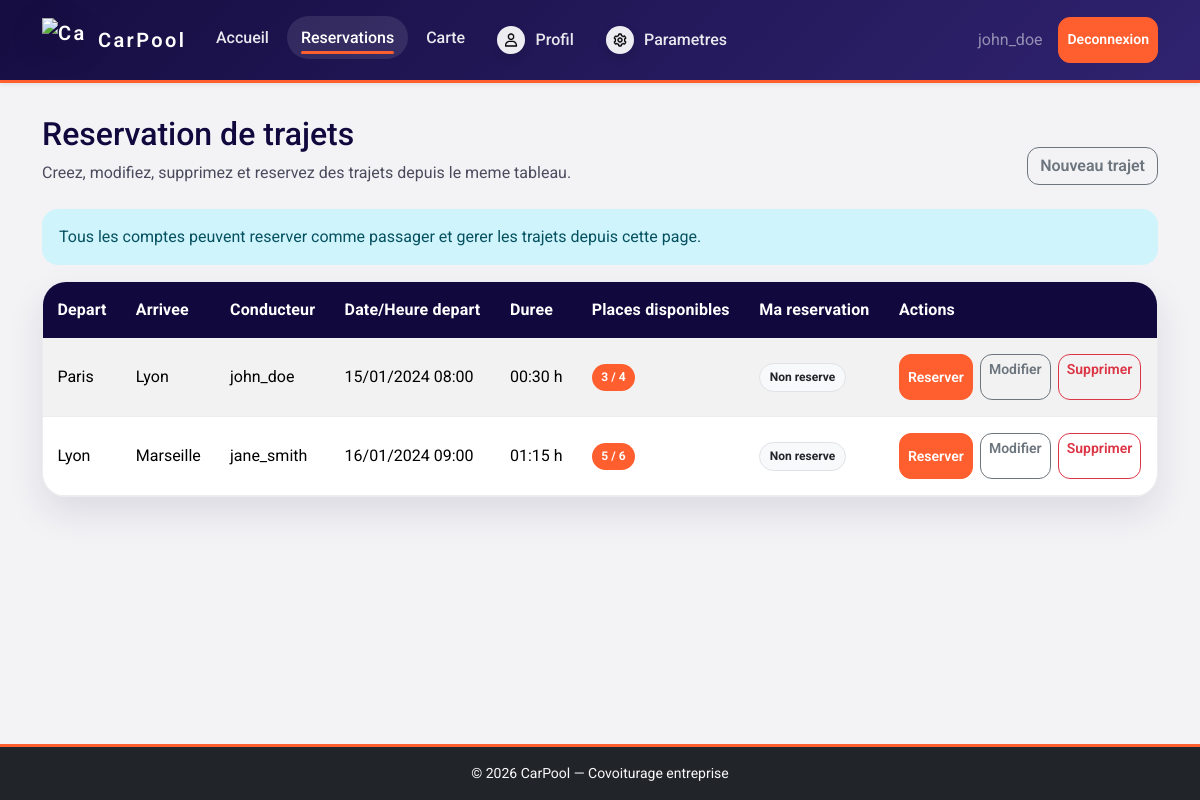
Screenshot of /index.php?page=Reservation (signed in) with the database file from the repository.
### tables this page shows
CREATE TABLE journeys (
                          journeys_id INT PRIMARY KEY AUTO_INCREMENT,
                          travel_time TIME NOT NULL,
                          start VARCHAR(255) NOT NULL,
                          final VARCHAR(255) NOT NULL,
                          start_of_hours DATETIME NOT NULL,
                          end_of_hours DATETIME NOT NULL
);

CREATE TABLE users (
                       users_id INT PRIMARY KEY AUTO_INCREMENT,
                       user_name VARCHAR(100) NOT NULL,
                       user_password VARCHAR(255) NOT NULL,
                       user_email VARCHAR(150) NOT NULL UNIQUE
);

CREATE TABLE conductors (
                            conductors_id INT PRIMARY KEY AUTO_INCREMENT,
                            place_available INT NOT NULL CHECK (place_available >= 0),
                            users_id INT NOT NULL UNIQUE,
                            CONSTRAINT fk_conductors_users FOREIGN KEY (users_id)
                                REFERENCES users(users_id) ON DELETE CASCADE
);

### public/Reservation.php (the view, shortened to what this page needs)
<?php
$pdo = getDB();
$journeys = $pdo->query('
    SELECT j.journeys_id, j.start, j.final, j.travel_time, j.start_of_hours, j.end_of_hours,
           u.user_name AS conducteur_nom, c.place_available, c.conductors_id
    FROM journeys j
    JOIN CONDUIRE cd ON j.journeys_id = cd.journeys_id
    JOIN conductors c ON cd.conductors_id = c.conductors_id
    JOIN users u ON c.users_id = u.users_id
    ORDER BY j.start_of_hours ASC
')->fetchAll();
$reservationCounts = [];
if ($journeys) {
    $ids = array_column($journeys, 'journeys_id');
    $placeholders = implode(',', array_fill(0, count($ids), '?'));
    $countStmt = $pdo->prepare("SELECT journeys_id, COUNT(*) AS cnt FROM ASSO4 WHERE journeys_id IN ($placeholders) GROUP BY journeys_id");
    $countStmt->execute($ids);
    foreach ($countStmt->fetchAll() as $row) {
        $reservationCounts[(int) $row['journeys_id']] = (int) $row['cnt'];
    }
}
$myReservations = [];
$journeyPendingDelete = null;
?>
<main class="container reservation-shell<?= $journeyPendingDelete ? ' reservation-shell-has-overlay' : '' ?>">
    <div class="reservation-header">
        <div>
            <h2 class="mb-2">Reservation de trajets</h2>
            <p class="reservation-subtitle mb-0">Creez, modifiez, supprimez et reservez des trajets depuis le meme tableau.</p>
        </div>
        <a class="btn btn-outline-secondary reservation-reset" href="index.php?page=Reservation&show_form=1">Nouveau trajet</a>
    </div>
    <div class="alert alert-info">Tous les comptes peuvent reserver comme passager et gerer les trajets depuis cette page.</div>
    <?php if (empty($journeys)): ?>
        <div class="alert alert-info">Aucun trajet disponible pour le moment.</div>
    <?php else: ?>
        <div class="table-responsive">
            <table class="table table-striped table-hover">
                <thead class="table-dark">
                <tr>
                    <th>Depart</th>
                    <th>Arrivee</th>
                    <th>Conducteur</th>
                    <th>Date/Heure depart</th>
                    <th>Duree</th>
                    <th>Places disponibles</th>
                    <th>Ma reservation</th>
                    <th>Actions</th>
                </tr>
                </thead>
                <tbody>
                <?php foreach ($journeys as $j):
                    $reserved = $reservationCounts[(int) $j['journeys_id']] ?? 0;
                    $totalPlaces = max(0, (int) $j['place_available']);
                    $remaining = max(0, $totalPlaces - $reserved);
                    $isReservedByMe = !empty($myReservations[(int) $j['journeys_id']]);
                    ?>
                    <tr>
                        <td><?= htmlspecialchars($j['start']) ?></td>
                        <td><?= htmlspecialchars($j['final']) ?></td>
                        <td><?= htmlspecialchars($j['conducteur_nom']) ?></td>
                        <td><?= date('d/m/Y H:i', strtotime($j['start_of_hours'])) ?></td>
                        <td><?= htmlspecialchars(substr($j['travel_time'], 0, 5)) ?> h</td>
                        <td>
                                <span class="badge <?= $remaining > 0 ? 'bg-success' : 'bg-danger' ?>">
                                    <?= $remaining ?> / <?= $totalPlaces ?>
                                </span>
                        </td>
                        <td>
                            <?php if ($isReservedByMe): ?>
                                <span class="badge bg-primary">Reserve</span>
                            <?php else: ?>
                                <span class="badge bg-light text-dark border">Non reserve</span>
                            <?php endif; ?>
                        </td>
                        <td>
                            <div class="journey-action-stack">
                                <form method="POST" class="inline-form">
                                    <button type="submit" class="btn btn-sm <?= $isReservedByMe ? 'btn-warning' : 'btn-success' ?>">
                                        <?= $isReservedByMe ? 'Annuler' : 'Reserver' ?>
                                    </button>
                                </form>
                                <a class="btn btn-outline-secondary btn-sm" href="index.php?page=Reservation&edit=<?= (int) $j['journeys_id'] ?>">Modifier</a>
                                <a class="btn btn-outline-danger btn-sm" href="index.php?page=Reservation&confirm_delete=<?= (int) $j['journeys_id'] ?>">Supprimer</a>
                            </div>
                        </td>
                    </tr>
                <?php endforeach; ?>
                </tbody>
            </table>
        </div>
    <?php endif; ?>
</main>

### public/carpool.css (style rules this page uses)
:root { --bg: #f3f3f6; --surface: rgba(255, 255, 255, 0.96); --surface-strong: #ffffff; --surface-soft: #ececf2; --text: #11093e; --muted: #4c4b5d; --line: rgba(17, 9, 62, 0.12); --brand: #ff5f2e; --brand-dark: #11093e; --accent: #4c4b5d; --shadow: 0 16px 36px rgba(17, 9, 62, 0.1); --radius-lg: 24px; --radius-md: 16px; --radius-sm: 12px; }
*, *::before, *::after { box-sizing: border-box; }
html { font-size: 16px; }
body { margin: 0; min-height: 100vh; color: var(--text); font-family: "Roboto", "Segoe UI", Tahoma, Geneva, Verdana, sans-serif; background: var(--bg); }
a { color: inherit; }
.app-page { display: flex; flex-direction: column; overflow-x: hidden; }
.app-page main, .app-page > .container, .app-page > .container-fluid { flex: 1 0 auto; }
button, .btn { border-radius: var(--radius-sm); font-weight: 600; transition: transform 0.18s ease, box-shadow 0.18s ease, background-color 0.18s ease, border-color 0.18s ease; }
button[type="submit"], .btn-primary, .btn-secondary { min-height: 46px; border: 1px solid var(--brand); background: var(--brand); color: #fff; box-shadow: none; }
.error-banner, .alert { border: 1px solid transparent; border-radius: var(--radius-md); padding: 0.95rem 1rem; }
.container, .container-fluid { position: relative; }
.reservation-shell { padding-top: 2rem; padding-bottom: 2rem; }
.reservation-header { display: flex; align-items: flex-end; justify-content: space-between; gap: 1rem; margin-bottom: 1.5rem; }
.reservation-subtitle { color: var(--muted); }
.reservation-reset { white-space: nowrap; }
.journey-action-stack { display: flex; flex-wrap: wrap; gap: 0.45rem; }
.table-responsive { background: var(--surface); border: 1px solid rgba(17, 9, 62, 0.08); border-radius: var(--radius-lg); box-shadow: var(--shadow); overflow: hidden; animation: rise-in 0.8s ease-out both; }
.table { margin-bottom: 0; --bs-table-bg: transparent; }
.table thead.table-dark th { background: #11093e !important; border-bottom: none; color: #fff; font-weight: 700; letter-spacing: 0.01em; }
.table > :not(caption) > * > * { padding: 1rem 0.9rem; border-color: rgba(29, 36, 51, 0.08); vertical-align: middle; }
.badge.bg-success { background: #ff5f2e !important; }
.badge { padding: 0.6em 0.8em; border-radius: 999px; font-weight: 700; }
.inline-form { display: inline-block; margin: 0; }

### rows the page displays
journeys: start "Paris", final "Lyon", users.user_name "john_doe", start_of_hours "15/01/2024 08:00", travel_time "00:30", journeys_id.place_available "3", conductors.place_available "4", shows "Non reserve", shows "Reserver"
journeys: start "Lyon", final "Marseille", users.user_name "jane_smith", start_of_hours "16/01/2024 09:00", travel_time "01:15", journeys_id.place_available "5", conductors.place_available "6", shows "Non reserve", shows "Reserver"

### other values shown
$userName "john_doe"
